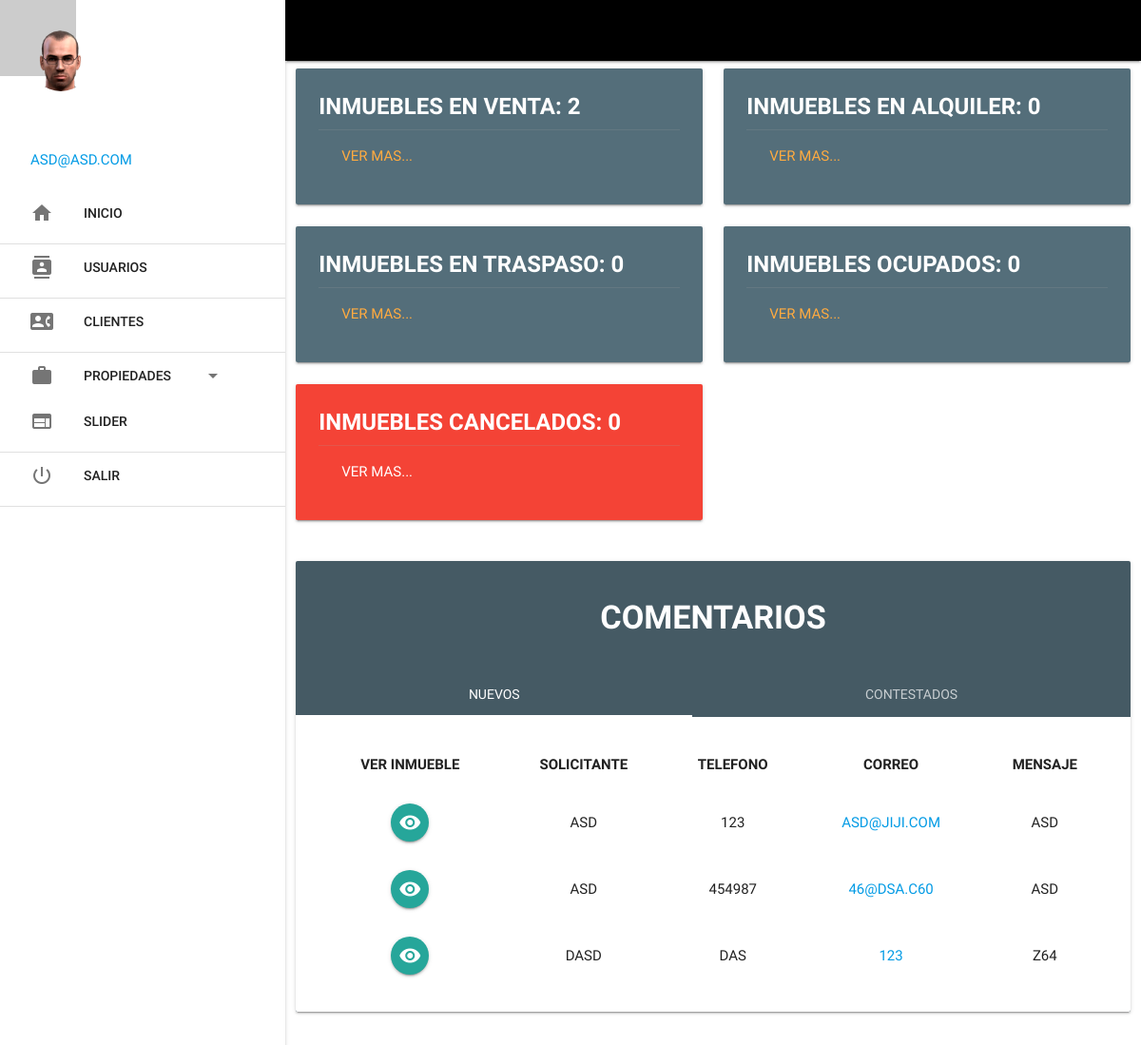
Page /admin/inicio (signed in) on the committed database.
### tables this page shows
CREATE TABLE `comentarios` (
  `id` int(10) NOT NULL,
  `id_propiedad` varchar(200) NOT NULL,
  `nombre` varchar(200) NOT NULL,
  `tel` varchar(30) NOT NULL,
  `correo` varchar(200) NOT NULL,
  `mensaje` text NOT NULL,
  `estatus` varchar(20) NOT NULL
);

### admin/inicio/index.php (the view, shortened to what this page needs)
<?php include '../extend/header.php';
$sel = $con->prepare("SELECT propiedad FROM inventario WHERE operacion = ?");
$sel->bind_param('s', $operacion);
?>
	<div class="row">
		<div class="col s12 m6 l6">
			<div class="card blue-grey darken-1">
				<div class="card-content">
					<span class="card-title white-text"><b>Inmuebles en venta:
						<?php
						$sel->execute();
						$res_venta = $sel->get_result();
						echo mysqli_num_rows($res_venta);
						?>
					</b></span>
					<div class="card-action">
						<a href="../propiedades/index.php?ope=VENTA">Ver mas...</a>
					</div>
				</div>
			</div>
		</div>
		<div class="col s12 m6 l6">
			<div class="card blue-grey darken-1">
				<div class="card-content">
					<span class="card-title white-text"><b>Inmuebles en alquiler:
						<?php
						$sel->execute();
						$res_alq = $sel->get_result();
						echo mysqli_num_rows($res_alq);
						?>
					</b></span>
					<div class="card-action">
						<a href="../propiedades/index.php?ope=ALQUILER">Ver mas...</a>
					</div>
				</div>
			</div>
		</div>
		<div class="col s12 m6 l6">
			<div class="card blue-grey darken-1">
				<div class="card-content">
					<span class="card-title white-text"><b>Inmuebles en traspaso:
						<?php
						$sel->execute();
						$res_tra = $sel->get_result();
						echo mysqli_num_rows($res_tra);
						?>
					</b></span>
					<div class="card-action">
						<a href="../propiedades/index.php?ope=TRASPASO">Ver mas...</a>
					</div>
				</div>
			</div>
		</div>
		<div class="col s12 m6 l6">
			<div class="card blue-grey darken-1">
				<div class="card-content">
					<span class="card-title white-text"><b>Inmuebles ocupados:
						<?php
						$sel->execute();
						$res_ocu = $sel->get_result();
						echo mysqli_num_rows($res_ocu);
						?>
					</b></span>
					<div class="card-action">
						<a href="../propiedades/index.php?ope=OCUPADO">Ver mas...</a>
					</div>
				</div>
			</div>
		</div>
		<div class="col s12 m6 l6">
			<div class="card red darken-5">
				<div class="card-content">
					<span class="card-title white-text"><b>Inmuebles cancelados:
						<?php
						$sel->execute();
						$res_can = $sel->get_result();
						echo mysqli_num_rows($res_can);
						?>
					</b></span>
					<div class="card-action">
						<a href="../propiedades/index.php?ope=CANCELADO" class="white-text">Ver mas...</a>
					</div>
				</div>
			</div>
		</div>
	</div>
	<div class="row">
		<div class="col s12">
			<div class="card blue-grey darken-2">
			    <div class="card-content">
			      	<h4 align="center" class="white-text"><b>COMENTARIOS</b></h4>
			    </div>
		    	<div class="card-tabs">
			    	<ul class="tabs tabs-fixed-width tabs-transparent">
			        	<li class="tab"><a class="active" href="#nuevos">Nuevos</a></li>
			        	<li class="tab"><a href="#contestados">Contestados</a></li>
				    </ul>
		    	</div>
    			<div class="card-content white">
      				<div id="nuevos">
						<table>
			           		<th><center>Ver Inmueble</center></th>
			           		<th><center>Solicitante</center></th>
			           		<th><center>Telefono</center></th>
			           		<th><center>Correo</center></th>
			           		<th><center>Mensaje</center></th>
			           		<?php
			           		$sel_com = $con->prepare("SELECT * FROM comentarios WHERE estatus = ? ");
			           		$sel_com->bind_param('s', $estatus);
			           		$sel_com->execute();
			           		$res_nuevo = $sel_com->get_result();
			           		while ($fn =$res_nuevo->fetch_assoc()) { ?>
			           		<tr>
			             		<td><center><button data-target="modal1" onclick="enviar(this.value)" value="<?PHP echo $fn['id_propiedad']?>" class="btn-floating"><i class="material-icons" title="Ver información">visibility</i></button></center></td>
			             		<td><center><?php echo $fn['nombre'] ?></center></td>
			             		<td><center><?php echo $fn['tel'] ?></center></td>
			             		<td><center><a href="correo.php?correo=<?php echo $fn['correo'] ?>&nombre=<?php echo $fn['nombre'] ?>&id_msj=<?php echo $fn['id'] ?>"><?php echo $fn['correo'] ?></a></center></td>
			             		<td><center><?php echo $fn['mensaje'] ?></center></td>
			           		</tr>
			           		<?php } ?>
			         	</table>
      				</div>
    			</div>
  			</div>
		</div>
	</div>
<?php include '../extend/scripts.php' ?>
</body>
</html>

### admin/extend/header.php (shortened to what this page needs)
<!DOCTYPE html>
<html lang="es">
<head>
	<link rel="stylesheet" href="../css/estilos.css">
	<link rel="stylesheet" href="../css/materialize.min.css">
	<link rel="stylesheet" href="../css/sweetalert2.css">
</head>
	<body>
		<main>
			<?php
			if ($_SESSION['nivel'] == 'Admin') {
				include 'menu_admin.php';
			} elseif ($_SESSION['nivel'] == 'Asesor') {
				include 'menu_asesor.php';
			}

### admin/extend/menu_admin.php (shortened to what this page needs)
<nav class="black">
</nav>
<ul id="menu" class="side-nav fixed">
	<li>
		<div class="userView">
			<div class="background">
				<img src="http://lorempixel.com/output/abstract-q-c-640-480-6.jpg" alt="">
			</div>
			<a href="../perfil/index.php"><img src="../usuarios/<?PHP echo $_SESSION['foto']; ?>" class="circle" alt=""></a>
			<a href="../perfil/perfil.php" class="white-text"><?PHP echo $_SESSION['nombre']; ?></a><br>
			<a href="" class="White-text"><?PHP echo $_SESSION['correo']; ?></a>
		</div>
	</li>
	<li><a href="../inicio"><i class="material-icons">home</i> INICIO</a></li>
	<li><div class="divider"></div></li>
	<li><a href="../usuarios"><i class="material-icons">contacts</i> USUARIOS</a></li>
	<li><div class="divider"></div></li>
	<li><a href="../clientes"><i class="material-icons">contact_phone</i> CLIENTES</a></li>
	<li><div class="divider"></div></li>
	<li><a class="dropdown-button" href="#!" data-activates="dropdown1"><i class="material-icons">work</i> PROPIEDADES<i class="material-icons right">arrow_drop_down</i></a></li>
	<li><a href="../inicio/slider.php"><i class="material-icons">web</i> SLIDER</a></li>
	<li><div class="divider"></div></li>
	<li><a href="../login/salir.php"><i class="material-icons">power_settings_new</i> SALIR</a></li>
	<li><div class="divider"></div></li>
</ul>

### admin/extend/scripts.php (shortened to what this page needs)
</main>

### admin/css/estilos.css (style rules this page uses)
header, main, footer { padding-left: 300px; }

### admin/extend/header.php (style rules this page uses)
body { text-transform: uppercase; }

### rows in the picture
comentarios: nombre "ASD", tel "123", correo "ASD@JIJI.COM", mensaje "ASD"
comentarios: nombre "ASD", tel "454987", correo "46@DSA.C60", mensaje "ASD"
comentarios: nombre "DASD", tel "DAS", correo "123", mensaje "Z64"

### other values in the picture
$_SESSION['correo'] "ASD@ASD.COM"
mysqli_num_rows($res_venta) "2"
mysqli_num_rows($res_alq) "0"
mysqli_num_rows($res_tra) "0"
mysqli_num_rows($res_ocu) "0"
mysqli_num_rows($res_can) "0"
